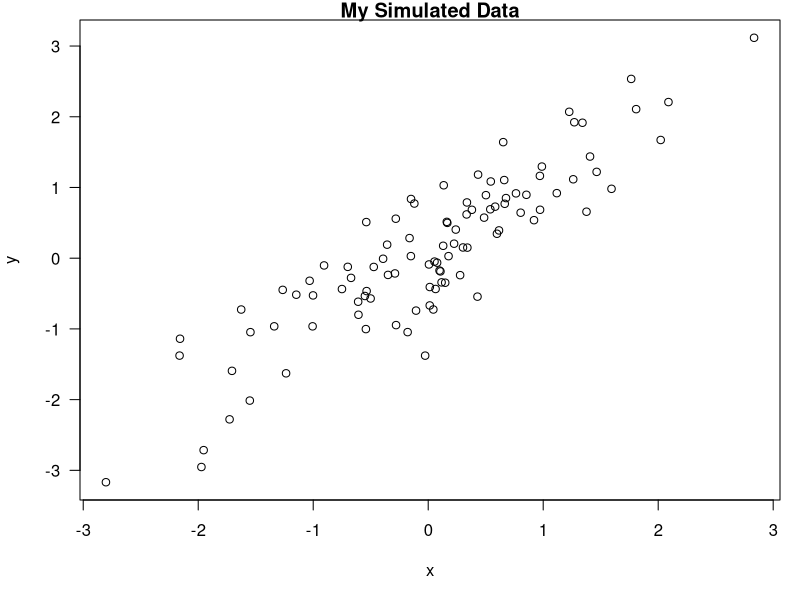

Here is the R script that generated this plot:
## ---- chunk 1
library(datasets)
## library(xtable)
fit <- lm(Ozone ~ Wind + Temp + Solar.R, data = airquality)
## xt <- xtable(summary(fit))
## print(xt, "html")
## ---- chunk 2
##  highlight=TRUE,
x <- rnorm(100)
y <- x + rnorm(100, sd = 0.5)
par(mar = c(5,4,1,1), las=1)
plot(x, y, main="My Simulated Data")
## ---- chunk 3
time <- format(Sys.time(), "%a %b %d %X %Y")
rand <-rnorm(1)
